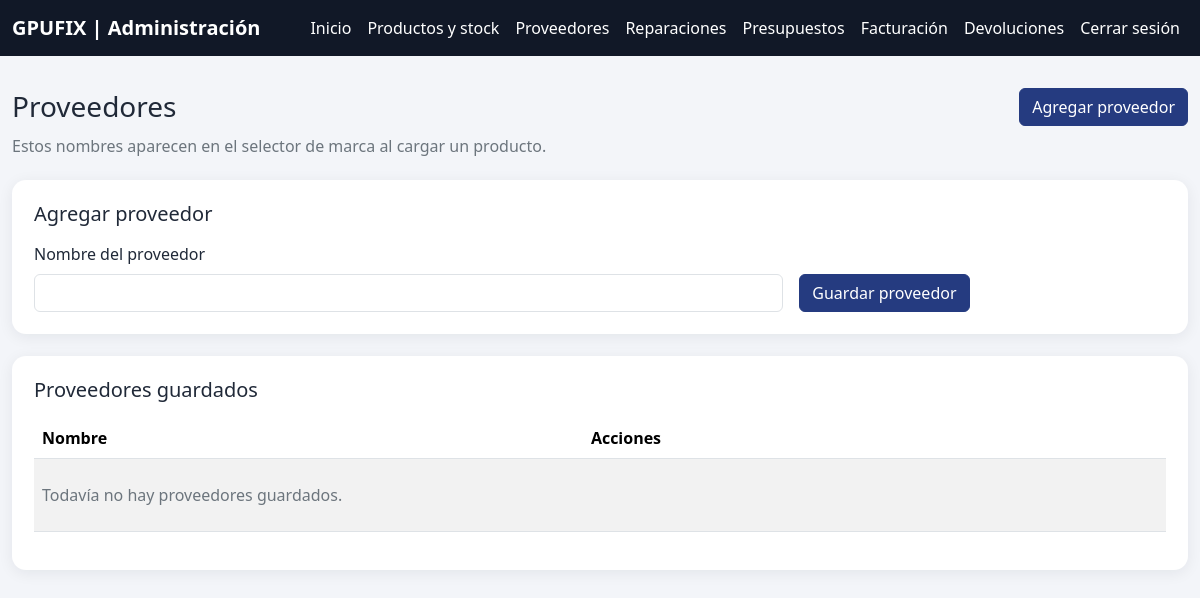
Page /admin-proveedores.php (signed in) on the earlier database version.
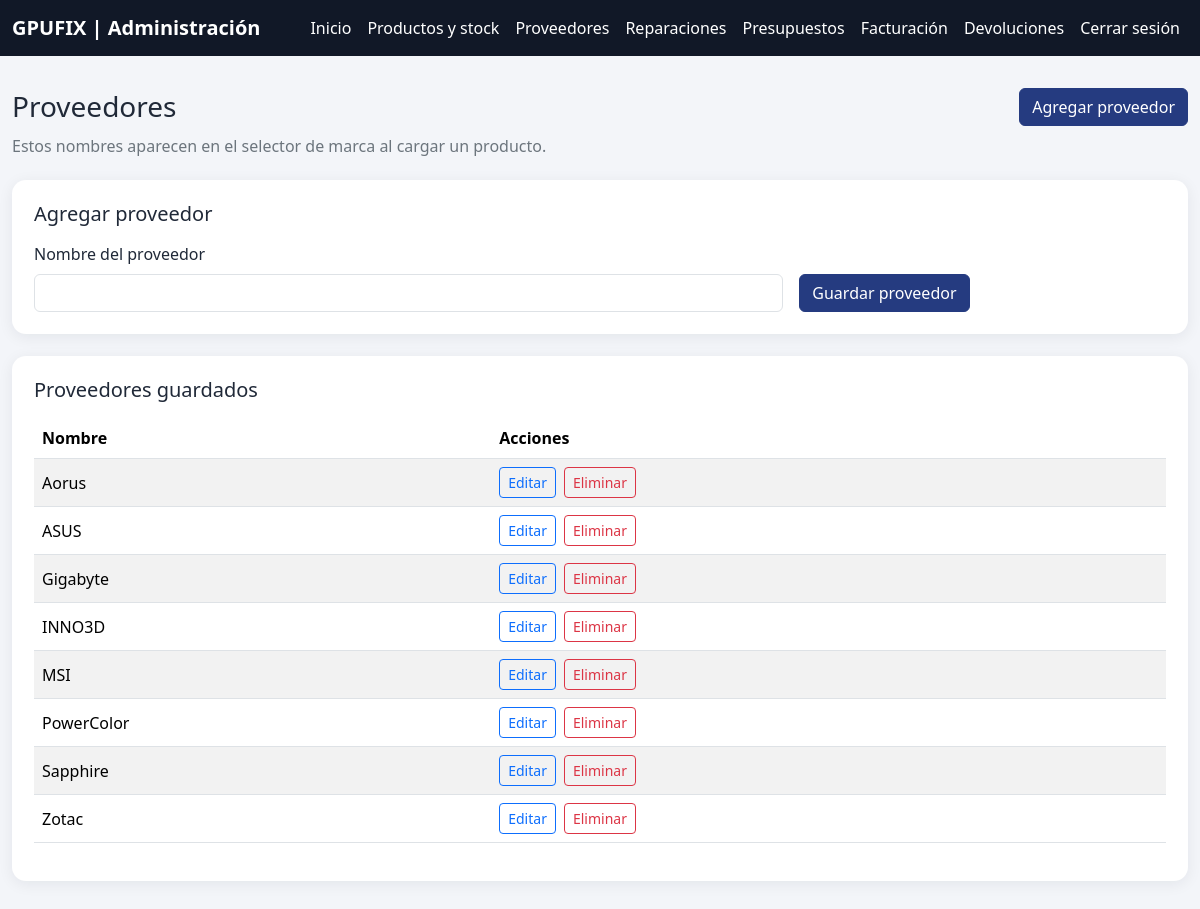
Same page on the later database version.
### tables this page shows
CREATE TABLE `proveedor` (
  `id_proveedor` int(11) NOT NULL AUTO_INCREMENT,
  `razon_social` varchar(150) NOT NULL,
  `telefono` varchar(30) DEFAULT NULL,
  `email` varchar(150) DEFAULT NULL,
  `direccion` varchar(255) DEFAULT NULL,
  PRIMARY KEY (`id_proveedor`)
);

### admin-proveedores.php (the view, shortened to what this page needs)
<?php
require_once __DIR__ . '/admin-comun.php';
require_once __DIR__ . '/conexion.php';
$nombreProveedor = '';
$idProveedor = filter_input(INPUT_GET, 'editar', FILTER_VALIDATE_INT, ['options' => ['min_range' => 1]]) ?: 0;
$modoEdicion = isset($_GET['editar']);
$mostrarFormulario = true;
$proveedores = $conexion->query('SELECT p.id_proveedor, p.razon_social, EXISTS (SELECT 1 FROM orden_compra o WHERE o.id_proveedor = p.id_proveedor) AS tiene_compras FROM proveedor p ORDER BY p.razon_social, p.id_proveedor');
admin_layout_inicio('Proveedores');
?>
<div class="d-flex flex-wrap justify-content-between align-items-center gap-3 mt-3">
    <h1 class="h3 mb-0">Proveedores</h1>
    <a class="btn btn-primary" href="admin-proveedores.php#ficha-proveedor">Agregar proveedor</a>
</div>
<p class="text-secondary mt-2">Estos nombres aparecen en el selector de marca al cargar un producto.</p>
<?php if ($mostrarFormulario): ?>
<section class="panel" id="ficha-proveedor" aria-labelledby="tituloProveedor">
    <h2 class="h5 mb-3" id="tituloProveedor"><?= $modoEdicion ? 'Editar proveedor' : 'Agregar proveedor' ?></h2>
    <form method="post" action="admin-proveedores.php<?= $modoEdicion ? '?editar=' . $idProveedor : '' ?>" class="row g-3 align-items-end">
        <div class="col-md-8"><label for="nombreProveedor" class="form-label">Nombre del proveedor</label><input id="nombreProveedor" class="form-control" name="nombre" maxlength="100" value="<?= admin_e($nombreProveedor) ?>" required></div>
        <div class="col-md-auto"><button class="btn btn-primary" type="submit">Guardar proveedor</button></div>
    </form>
</section>
<?php endif; ?>
<section class="panel" id="lista-proveedores" aria-labelledby="tituloListaProveedores">
    <h2 class="h5 mb-3" id="tituloListaProveedores">Proveedores guardados</h2>
    <div class="table-responsive"><table class="table table-striped align-middle">
        <thead><tr><th>Nombre</th><th>Acciones</th></tr></thead>
        <tbody>
        <?php if ($proveedores->num_rows === 0): ?>
            <tr><td colspan="2" class="text-secondary py-4">Todavía no hay proveedores guardados.</td></tr>
        <?php else: while ($proveedor = $proveedores->fetch_assoc()): ?>
            <tr>
                <td><?= admin_e($proveedor['razon_social']) ?></td>
                <td><div class="d-flex flex-wrap gap-2">
                    <a class="btn btn-sm btn-outline-primary" href="admin-proveedores.php?editar=<?= (int) $proveedor['id_proveedor'] ?>#ficha-proveedor">Editar</a>
                    <form method="post" action="admin-proveedores.php" onsubmit="return confirm('¿Eliminar este proveedor?');">
                        <button class="btn btn-sm btn-outline-danger" type="submit" <?= $proveedor['tiene_compras'] ? 'disabled title="Tiene compras asociadas"' : '' ?>>Eliminar</button>
                    </form>
                </div></td>
            </tr>
        <?php endwhile; endif; ?>
        </tbody>
    </table></div>
</section>
<?php
admin_layout_fin();

### admin-comun.php (shortened to what this page needs)
<?php
function admin_e($v): string {
    return htmlspecialchars((string)$v, ENT_QUOTES, 'UTF-8');
}
function admin_layout_inicio(string $titulo): void {
    echo '<!doctype html>
<html lang="es">
<head>
    <meta charset="utf-8">
    <meta name="viewport" content="width=device-width, initial-scale=1">
    <title>'.admin_e($titulo).' - GPUFIX</title>
    <link href="https://cdn.jsdelivr.net/npm/bootstrap@5.3.3/dist/css/bootstrap.min.css" rel="stylesheet">
    <style>
        body {
            background: #f3f5f9;
            color: #202938;
        }
        .navbar {
            background: #111827;
        }
        .navbar-brand, .nav-link {
            color: #fff !important;
        }
        .container {
            max-width: 1200px;
        }
        .panel {
            background: white;
            border-radius: 14px;
            padding: 22px;
            box-shadow: 0 3px 15px #10182812;
            margin: 22px 0;
        }
        .table {
            vertical-align: middle;
        }
        .btn-primary {
            background: #253b80;
            border-color: #253b80;
        }
        .small-muted {
            color: #667085;
            font-size: .9rem;
        }
    </style>
</head>
<body>
    <nav class="navbar navbar-expand-lg">
        <div class="container">
            <a class="navbar-brand fw-bold" href="admin.php">
                GPUFIX | Administración
            </a>
            <button class="navbar-toggler bg-light"
                    data-bs-toggle="collapse"
                    data-bs-target="#adminNav"
                    aria-controls="adminNav"
                    aria-expanded="false"
                    aria-label="Mostrar menú">
                ☰
            </button>
            <div class="collapse navbar-collapse" id="adminNav">
                <div class="navbar-nav ms-auto">
                    <a class="nav-link" href="admin.php">Inicio</a>
                    <a class="nav-link" href="admin-productos.php">Productos y stock</a>
                    <a class="nav-link" href="admin-proveedores.php">Proveedores</a>
                    <a class="nav-link" href="admin-reparaciones.php">Reparaciones</a>
                    <a class="nav-link" href="admin-presupuestos.php">Presupuestos</a>
                    <a class="nav-link" href="admin-facturacion.php">Facturación</a>
                    <a class="nav-link" href="admin-devoluciones.php">Devoluciones</a>
                    <a class="nav-link" href="cerrar-sesion-admin.php">Cerrar sesión</a>
                </div>
            </div>
        </div>
    </nav>
    <main class="container py-3">';
}
function admin_layout_fin(): void {
    echo '</main><script src="https://cdn.jsdelivr.net/npm/bootstrap@5.3.3/dist/js/bootstrap.bundle.min.js"></script></body></html>';
}

### admin-comun.php (style rules this page uses)
body { background: #f3f5f9; color: #202938; }
.navbar { background: #111827; }
.navbar-brand, .nav-link { color: #fff !important; }
.container { max-width: 1200px; }
.panel { background: white; border-radius: 14px; padding: 22px; box-shadow: 0 3px 15px #10182812; margin: 22px 0; }
.table { vertical-align: middle; }
.btn-primary { background: #253b80; border-color: #253b80; }

Differences in the rows shown:
added proveedor: razon_social "Aorus"
added proveedor: razon_social "ASUS"
added proveedor: razon_social "Gigabyte"
added proveedor: razon_social "INNO3D"
added proveedor: razon_social "MSI"
added proveedor: razon_social "PowerColor"
added proveedor: razon_social "Sapphire"
added proveedor: razon_social "Zotac"
Other differences:
text no longer shown: "Todavía no hay proveedores guardados."
